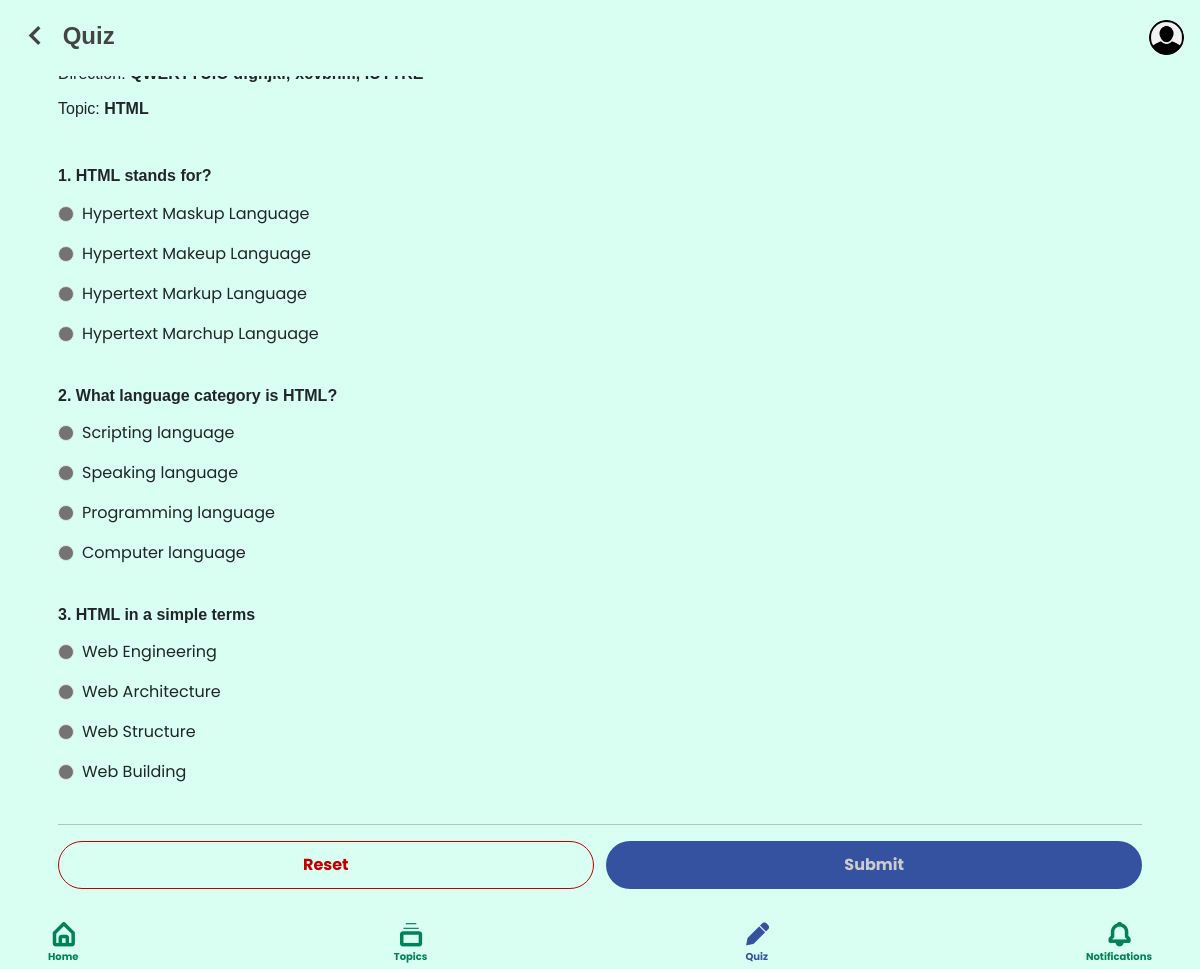
Screenshot of /pages/student/quiz.php?id=1234567 (signed in) with the database file from the repository.
### tables this page shows
CREATE TABLE IF NOT EXISTS `tbl_student` (
  `id` int NOT NULL AUTO_INCREMENT,
  `firstname` varchar(50) NOT NULL,
  `middlename` varchar(50) NOT NULL,
  `lastname` varchar(50) NOT NULL,
  `email` varchar(50) NOT NULL,
  `username` varchar(50) NOT NULL,
  `password` varchar(50) NOT NULL,
  `age` int NOT NULL,
  `birthdate` varchar(50) NOT NULL,
  `phone_number` varchar(50) NOT NULL,
  `grade_level` int NOT NULL,
  `section` int NOT NULL,
  `img_url` varchar(50) NOT NULL,
  PRIMARY KEY (`id`),
  KEY `grade_level` (`grade_level`),
  KEY `section` (`section`)
);

CREATE TABLE IF NOT EXISTS `tbl_quiz` (
  `id` int NOT NULL AUTO_INCREMENT,
  `quiz_code` varchar(50) NOT NULL,
  `direction` text NOT NULL,
  `topic_title` text NOT NULL,
  `item_number` int NOT NULL,
  `question` text NOT NULL,
  `choice1` text NOT NULL,
  `choice2` text NOT NULL,
  `choice3` text NOT NULL,
  `choice4` text NOT NULL,
  `correct_answer` text NOT NULL,
  `teacher_id` int NOT NULL,
  PRIMARY KEY (`id`),
  KEY `teacher_id` (`teacher_id`)
);

### pages/student/quiz.php (the view, shortened to what this page needs)
<?php
include '../../db-connection.php';
if ($_SESSION['id']) {
    $userId = $_SESSION['id'];
    $stmt = $conn->prepare(' SELECT * FROM tbl_student WHERE id = ? ');
    $stmt->bind_param('i', $userId);
    $stmt->execute();
    $result = $stmt->get_result();
    $rows = $result->fetch_assoc();
    $img_url = $rows['img_url'];
?>
    <!DOCTYPE html>
    <html lang="en">
    <head>
        <link rel="stylesheet" href="../../bootstrap/css/bootstrap.min.css">
        <link rel="stylesheet" href="../../bootstrap/js/bootstrap.bundle.min.js">
        <link rel="stylesheet" href="../../boxicons/css/boxicons.min.css">
        <link rel="stylesheet" href="../../style.css">
    </head>
    <body onload="startCounter()">
        <header>
            <div class="d-flex align-items-center justify-content-between top-0 fixed-top p-2 mx-2">
                <h4 class="d-flex align-items-center justify-content-center fw-bolder mt-2">
                    <a onclick="goBack()"><i class="bx bx-chevron-left fs-1"></i></a>
                    <span class="pb-1">&nbsp;Quiz</span>
                </h4>
                <a href="account.php">
                    <img src="../../img/<?php echo $img_url ?>" alt="Profile" width="35">
                </a>
            </div>
        </header>
        <main>
            <div class="container practice mt-5 mb-3">
                <div class="card mb-5">
                    <div class="card-body">
                        <form action="../../backend/quiz-submit.php?id=<?php echo $_GET['id'] ?>" method="POST">
                            <?php
                            $stmt = $conn->prepare(' SELECT * FROM tbl_quiz_student WHERE quiz_code = ? AND student_id = ? ');
                            $stmt->bind_param('ii', $_GET['id'], $_SESSION['id']);
                            $stmt->execute();
                            $result = $stmt->get_result();
                            $rows = $result->fetch_assoc();
                            if (!empty($rows['student_answer'])) {
                                header("Location: home.php");
                                exit();
                            } else {
                                $stmt = $conn->prepare(' SELECT direction, topic_title FROM tbl_quiz WHERE quiz_code = ? ');
                                $stmt->bind_param('i', $_GET['id']);
                                $stmt->execute();
                                $result = $stmt->get_result();
                                $rows = $result->fetch_assoc();
                                $direction = $rows['direction'];
                                $topic_title = $rows['topic_title'];
                                echo '
                                <h6>Direction: <span class="fw-bold">' . $direction . '</span></h6>
                                <h6 class="mt-3 mb-5">Topic: <span class="fw-bold">' . $topic_title . '</span></h6>
                            ';
                                $stmt = $conn->prepare(' SELECT * FROM tbl_quiz WHERE quiz_code = ? ORDER BY id ASC ');
                                $stmt->bind_param('i', $_GET['id']);
                                $stmt->execute();
                                $result = $stmt->get_result();
                                while ($rows = $result->fetch_assoc()) {
                                    $item_number = $rows['item_number'];
                                    $question = $rows['question'];
                                    $choice1 = $rows['choice1'];
                                    $choice2 = $rows['choice2'];
                                    $choice3 = $rows['choice3'];
                                    $choice4 = $rows['choice4'];
                                    echo '
                                <h6 class="fw-bold">' . $item_number . ". " . $question . '</h6>
                                <fieldset class="row mb-4 mt-3">
                                    <div class="col-sm-10">
                                        <div class="form-check mb-3">
                                            <input class="form-check-input" type="radio" name="answers[' . $item_number . ']" id="option1_' . $item_number . '" value="' . $choice1 . '" required>
                                            <label class="form-check-label" for="option1_' . $item_number . '">
                                                ' . $choice1 . '
                                            </label>
                                        </div>
                                        <div class="form-check mb-3">
                                            <input class="form-check-input" type="radio" name="answers[' . $item_number . ']" id="option2_' . $item_number . '" value="' . $choice2 . '" required>
                                            <label class="form-check-label" for="option2_' . $item_number . '">
                                                ' . $choice2 . '
                                            </label>
                                        </div>
                                        <div class="form-check mb-3">
                                            <input class="form-check-input" type="radio" name="answers[' . $item_number . ']" id="option3_' . $item_number . '" value="' . $choice3 . '" required>
                                            <label class="form-check-label" for="option3_' . $item_number . '">
                                                ' . $choice3 . '
                                            </label>
                                        </div>
                                        <div class="form-check mb-3">
                                            <input class="form-check-input" type="radio" name="answers[' . $item_number . ']" id="option4_' . $item_number . '" value="' . $choice4 . '" required>
                                            <label class="form-check-label" for="option4_' . $item_number . '">
                                                ' . $choice4 . '
                                            </label>
                                        </div>
                                    </div>
                                </fieldset>
                                ';
                                }
                            }
                            ?>
                            <hr>
                            <div class="d-flex justify-content-between">
                                <button class="btn-reset w-50 d-flex align-items-center justify-content-center p-2" type="reset">
                                    Reset
                                </button>&nbsp; &nbsp;
                                <button class="btn-login w-50 d-flex align-items-center justify-content-center p-2" type="submit" id="quiz-button">
                                    <span id=" submit">Submit</span>
                                </button>
                            </div>
                        </form>
                    </div>
                </div>
            </div>
        </main>
        <footer>
            <div class="d-flex align-items-center justify-content-between bottom-0 fixed-bottom px-5">
                <a href="home.php" class="d-flex flex-column align-items-center">
                    <i class="bx bx-home-alt fs-3 fw-bolder"></i>
                    <span class="fw-bold">Home</span>
                </a>
                <a href="topics.php" class="d-flex flex-column align-items-center">
                    <i class="bx bx-collection fs-3 fw-bolder"></i>
                    <span class="fw-bold">Topics</span>
                </a>
                <a href="quiz-code-input.php" class="d-flex flex-column align-items-center" style="color: #3552a1;">
                    <i class="bx bxs-pencil fs-3 fw-bolder"></i>
                    <span class="fw-bold">Quiz</span>
                </a>
                <a href="notifications.php" class="d-flex flex-column align-items-center">
                    <i class="bx bx-bell fs-3 fw-bolder"></i>
                    <span class="fw-bold">Notifications
                    </span>
                </a>
            </div>
        </footer>
    </body>
    </html>
<?php
} else {
    header('Location ../../index.php');
}

### style.css (style rules this page uses)
:root { --main-color: #d9fef2; --primary-color: #004c33; --secondary-color: #008156; --tertiary-color: #3552a1; --white-color: #f8fff8; --gray-color: #747272; --red-color: #c00000; }
body { font-family: "Poppins", sans-serif; background: var(--main-color); color: #444444; }
header div { background-color: var(--main-color); }
header a img { border: none; border-radius: 50% !important; max-width: 40px; }
img { border-radius: 10px; }
a { color: var(--secondary-color); text-decoration: none; }
h1, h2, h3, h4, h5, h6 { font-family: "Nunito", sans-serif; }
.practice { display: flex; flex-direction: column; justify-content: center; margin-top: 50px; margin-bottom: 80px; }
.practice .card { border: none !important; border-radius: 10px; background-color: transparent !important; }
.practice input[type="radio"] { background-color: var(--gray-color); }
.btn-login { border: 0; border-radius: 30px; padding: 10px; background-color: var(--tertiary-color); text-align: center; font-weight: bold; font-size: 16px; width: 100%; color: #cccccc; cursor: not-allowed; }
.btn-reset { border: 1px solid var(--red-color); border-radius: 30px; padding: 10px; background-color: transparent; color: var(--red-color); text-align: center; font-weight: bold; font-size: 16px; width: 100%; }
footer div { background-color: var(--main-color); }
footer div a { font-size: 10px; margin-top: 2px; margin-bottom: 5px; }

### rows the page displays
tbl_student: img_url (placeholder picture)
tbl_quiz: item_number "1", question "HTML stands for?", choice1 "Hypertext Maskup Language", choice2 "Hypertext Makeup Language", choice3 "Hypertext Markup Language", choice4 "Hypertext Marchup Language"
tbl_quiz: item_number "2", question "What language category is HTML?", choice1 "Scripting language", choice2 "Speaking language", choice3 "Programming language", choice4 "Computer language"
tbl_quiz: item_number "3", question "HTML in a simple terms", choice1 "Web Engineering", choice2 "Web Architecture", choice3 "Web Structure", choice4 "Web Building"

### other values shown
$topic_title "HTML"
